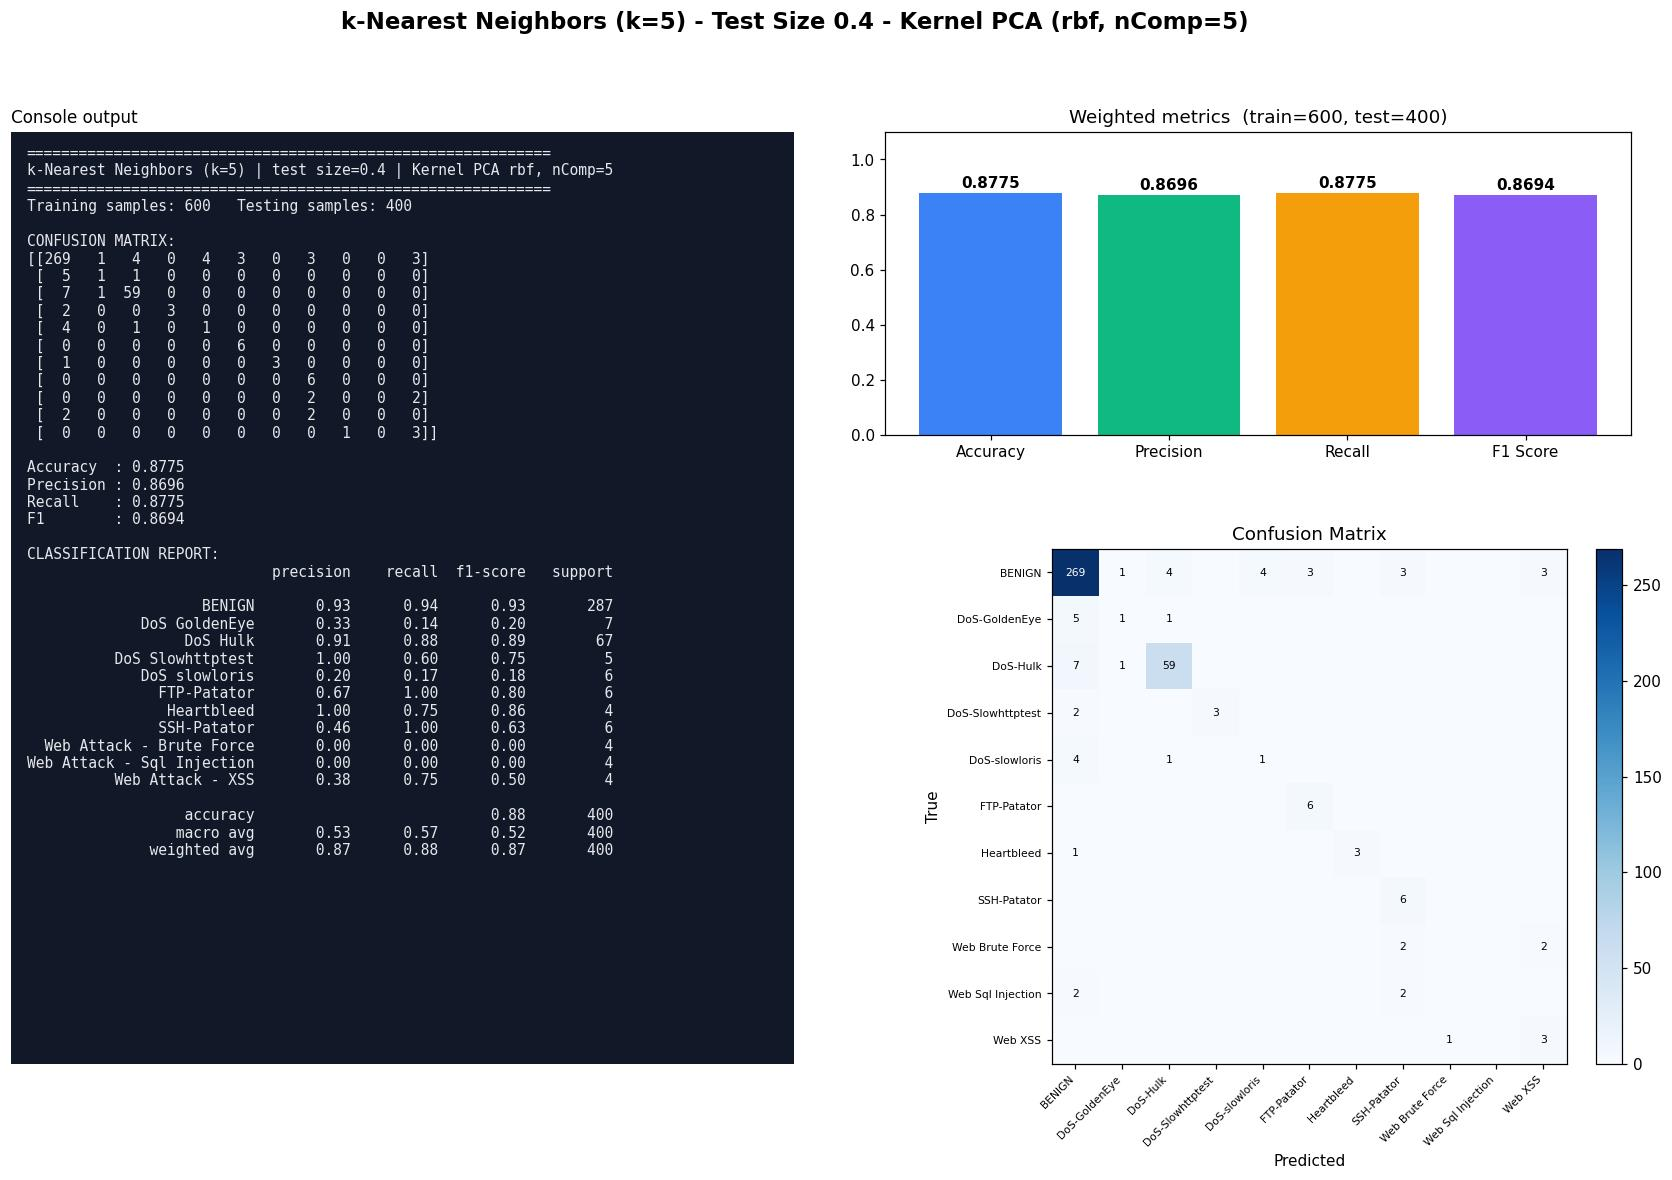

This chart was generated by the following Python code:
#!/usr/bin/env python3
"""k-Nearest Neighbors (k=5) | Test size 0.4 | Kernel PCA kernel=rbf, n_components=5
CIC-IDS2017 (Tue+Wed+Thu-morning) 1000-row stratified sample.
Run in any IDE (Spyder / VS Code / PyCharm / Jupyter): open the file and press Run, no arguments needed.
Saves next to this file: 'Test0.4_nComp5_KNN.jpg' - one image with the console output (confusion matrix, metrics, classification report) plus charts."""
import json, os
import numpy as np
import matplotlib.pyplot as plt
from sklearn.decomposition import KernelPCA
from sklearn.neighbors import KNeighborsClassifier
from sklearn.metrics import (accuracy_score, classification_report, confusion_matrix,
                             f1_score, precision_score, recall_score)
from sklearn.model_selection import train_test_split
from sklearn.preprocessing import StandardScaler

TEST_SIZE, KERNEL, N_COMP, ALG, ALG_NAME = 0.4, "rbf", 5, "KNN", "k-Nearest Neighbors (k=5)"
try:
    HERE = os.path.dirname(os.path.abspath(__file__))
except NameError:                      # Jupyter / interactive console
    HERE = os.getcwd()
def _find_root():                      # folder that contains data/sample.npz (works from any working directory)
    for p in (HERE, os.path.join(HERE, ".."), os.path.join(HERE, "..", ".."), os.getcwd()):
        if os.path.exists(os.path.join(p, "data", "sample.npz")):
            return os.path.abspath(p)
    raise FileNotFoundError("data/sample.npz not found - run prepare_data.py or keep the repo folder structure")
ROOT = _find_root()
tag = f"Test{TEST_SIZE}_nComp{N_COMP}_{ALG}"

# 1. LOAD cached, cleaned sample (see prepare_data.py)
d = np.load(os.path.join(ROOT, "data", "sample.npz"), allow_pickle=True)
X, y, class_names = d["X"], d["y"], [str(c).replace("�", "-") for c in d["classes"]]

# 2. SPLIT
X_train, X_test, y_train, y_test = train_test_split(
    X, y, test_size=TEST_SIZE, random_state=42, stratify=y)

# 3. SCALE (fit on train only)
scaler = StandardScaler()
X_train = scaler.fit_transform(X_train); X_test = scaler.transform(X_test)

# 4. DIMENSIONALITY REDUCTION: Kernel PCA (fit on train only; gamma = sklearn default 1/n_features)
kpca = KernelPCA(n_components=N_COMP, kernel=KERNEL, random_state=0)
X_train = kpca.fit_transform(X_train); X_test = kpca.transform(X_test)

# 5. CLASSIFIER
classifier = KNeighborsClassifier(n_neighbors=5)
classifier.fit(X_train, y_train)
y_pred = classifier.predict(X_test)

# 6. METRICS
labels = np.arange(len(class_names))
cm = confusion_matrix(y_test, y_pred, labels=labels)
res = dict(test_size=TEST_SIZE, kernel=KERNEL, n_components=N_COMP, algorithm=ALG, model=ALG_NAME,
           n_train=int(len(y_train)), n_test=int(len(y_test)),
           accuracy=accuracy_score(y_test, y_pred),
           precision=precision_score(y_test, y_pred, average="weighted", zero_division=0),
           recall=recall_score(y_test, y_pred, average="weighted", zero_division=0),
           f1=f1_score(y_test, y_pred, average="weighted", zero_division=0))
report = classification_report(y_test, y_pred, labels=labels, target_names=class_names, zero_division=0)
lines = ["=" * 60, f"{ALG_NAME} | test size={TEST_SIZE} | Kernel PCA {KERNEL}, nComp={N_COMP}", "=" * 60,
         f"Training samples: {len(y_train)}   Testing samples: {len(y_test)}", "", "CONFUSION MATRIX:", np.array2string(cm), ""]
for k in ("accuracy", "precision", "recall", "f1"): lines.append(f"{k.capitalize():10s}: {res[k]:.4f}")
lines += ["", "CLASSIFICATION REPORT:", report]
console_output = "\n".join(lines); print(console_output)

# 7. VISUAL OUTPUT: console output + charts in ONE image (real results only)
short = [c.replace("Web Attack - ", "Web ").replace("DoS ", "DoS-") for c in class_names]
fig = plt.figure(figsize=(19, 11), dpi=110)
gs = fig.add_gridspec(2, 2, width_ratios=[1.05, 1], height_ratios=[1, 1.7], hspace=0.28, wspace=0.12)
fig.suptitle(f"{ALG_NAME} - Test Size {TEST_SIZE} - Kernel PCA ({KERNEL}, nComp={N_COMP})", fontsize=15, fontweight="bold")
axt = fig.add_subplot(gs[:, 0]); axt.set_facecolor("#111827"); axt.set_xticks([]); axt.set_yticks([])
for sp in axt.spines.values(): sp.set_visible(False)
axt.text(0.02, 0.985, console_output, family="monospace", fontsize=9.6, color="#e5e7eb", va="top", ha="left", transform=axt.transAxes)
axt.set_title("Console output", loc="left", fontsize=11)
ax0 = fig.add_subplot(gs[0, 1]); ax1 = fig.add_subplot(gs[1, 1])
names = ["Accuracy", "Precision", "Recall", "F1 Score"]; vals = [res["accuracy"], res["precision"], res["recall"], res["f1"]]
bars = ax0.bar(names, vals, color=["#3b82f6", "#10b981", "#f59e0b", "#8b5cf6"])
ax0.set_ylim(0, 1.1); ax0.set_title(f"Weighted metrics  (train={res['n_train']}, test={res['n_test']})")
for b in bars: ax0.text(b.get_x() + b.get_width() / 2, b.get_height() + .02, f"{b.get_height():.4f}", ha="center", fontweight="bold")
im = ax1.imshow(cm, cmap="Blues"); fig.colorbar(im, ax=ax1, fraction=.046, pad=.04)
ax1.set_xticks(labels); ax1.set_yticks(labels); ax1.set_xticklabels(short, rotation=45, ha="right", fontsize=7); ax1.set_yticklabels(short, fontsize=7)
ax1.set_xlabel("Predicted"); ax1.set_ylabel("True"); ax1.set_title("Confusion Matrix")
for a in labels:
    for b_ in labels:
        if cm[a, b_]: ax1.text(b_, a, cm[a, b_], ha="center", va="center", fontsize=7, color="white" if cm[a, b_] > cm.max() / 2 else "black")
plt.savefig(os.path.join(HERE, tag + ".jpg"), format="jpg", bbox_inches="tight")
if os.environ.get("ACN_NO_SHOW") != "1": plt.show()   # IDEs display the image; run_all.py disables this
plt.close()

os.makedirs(os.path.join(ROOT, "results", "json"), exist_ok=True)
with open(os.path.join(ROOT, "results", "json", tag + ".json"), "w") as f: json.dump(res, f)
